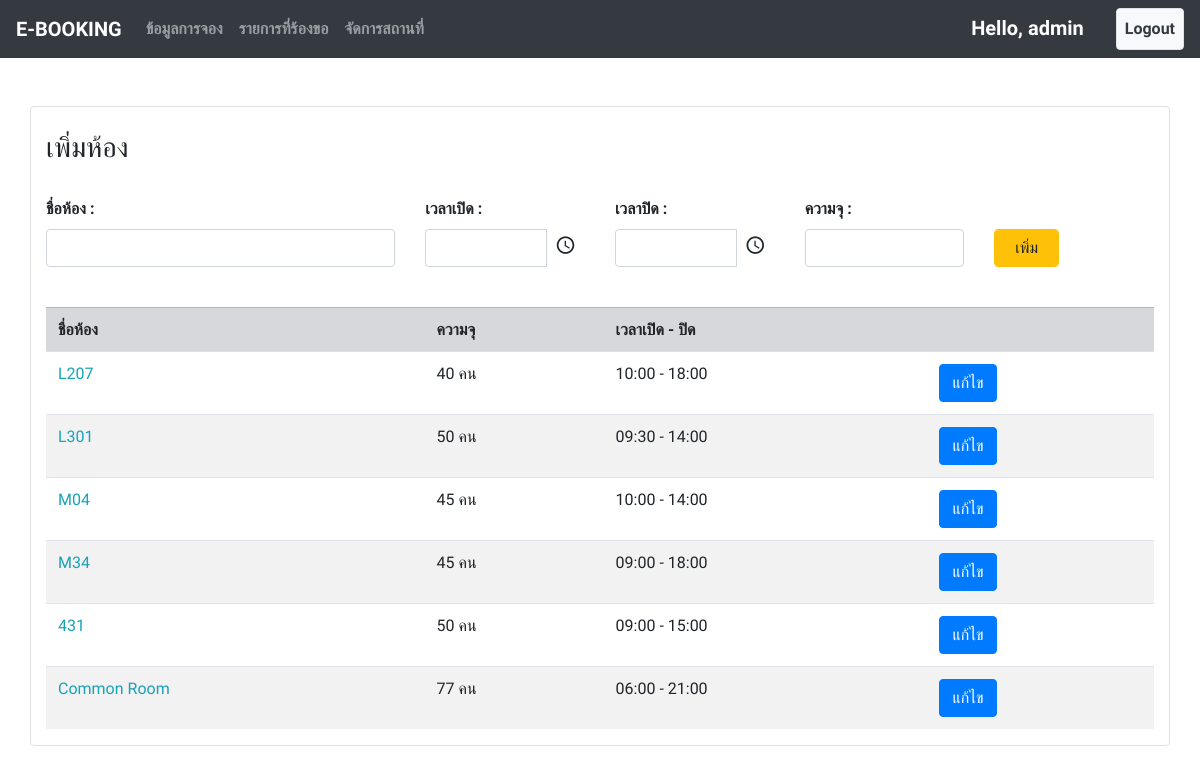
The app's page /room_list/ (signed in), older data.
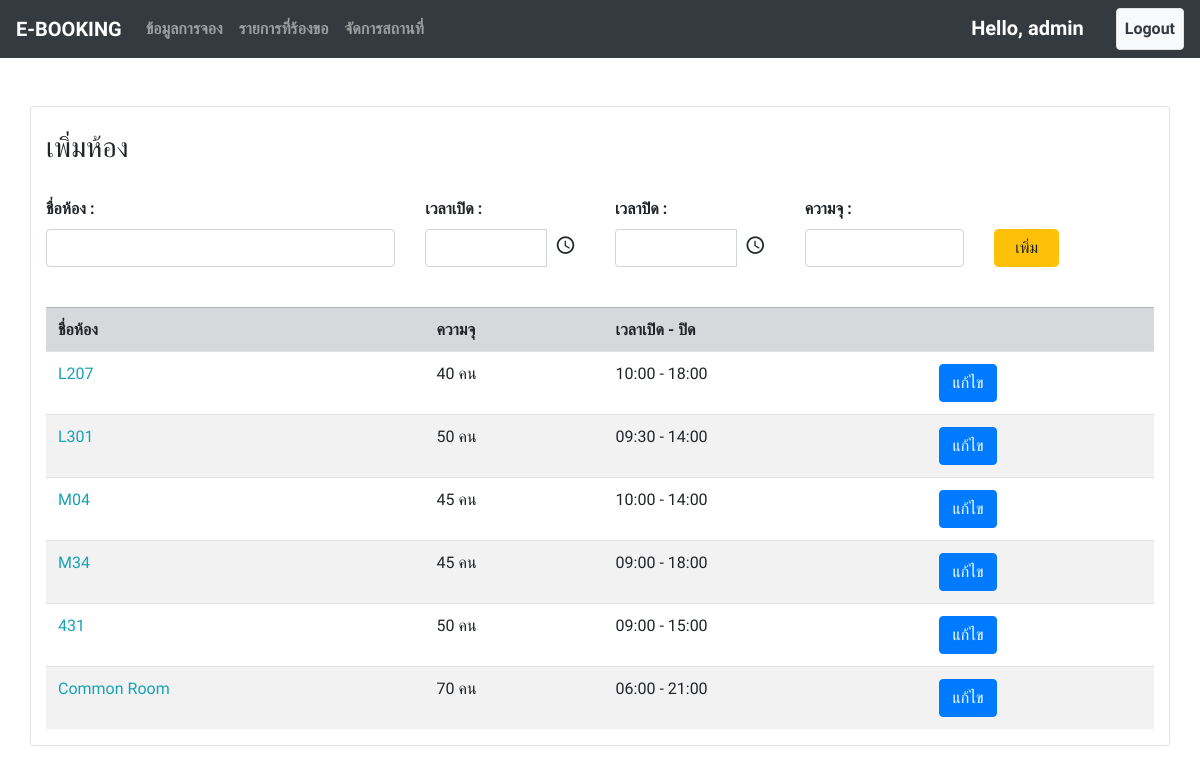
The same page, newer data.
### booking/models.py (models this page shows, shortened)
class Room(models.Model):
    name = models.CharField(max_length=100)
    open_time = models.TimeField()
    close_time = models.TimeField()
    capacity = models.IntegerField(default=0)

### booking/views.py (the view, shortened to what this page needs)
# urls.py: path('room_list/', views.room_list, name="room_list"), #admin แสดงห้อง เพิ่มห้อง
@login_required
@permission_required('booking.add_room')
def room_list(request):
    context = {
        "user" : request.user,
        "room" : Room.objects.all()
    }
    return render(request, 'admin_page/room_list.html', context=context)

### booking/templates/admin_page/room_list.html (shortened to what this page needs)
{% extends 'base.html' %}
{% block content %}
    <br><br>
    <div class="container border rounded bg-white">
        <br>
        <form action="{% url 'room_list' %}" method="POST">
            <h3>เพิ่มห้อง</h3>
            <br>
            <div class="row">
                <div class="col-4">
                    <label for=""><b>ชื่อห้อง : </b></label>
                    <input type="text" name="name" class="form-control" required>
                </div>
                <div class="col-2">
                    <label for=""><b>เวลาเปิด : </b></label>
                    <input id="timepicker1" name="open_time" class="form-control" required>
                </div>
                <div class="col-2">
                    <label for=""><b>เวลาปิด : </b></label>
                    <input id="timepicker2" name="close_time" class="form-control" required>
                </div>
                <div class="col-2">
                    <label for=""><b>ความจุ : </b></label><input type="number" name="capacity" class="form-control" required>
                </div>
                <div class="col-1">
                    <br>
                    <button type="submit" class="form-control btn btn-warning">เพิ่ม</button>
                </div>
            </div>
        </form>
        <br>
        <table class="table table-striped">
            <tr class="table-Secondary">
                <th>ชื่อห้อง</th>
                <th>ความจุ</th>
                <th>เวลาเปิด - ปิด</th>
                <th></th>
            </tr>
            {% for i in room %}
            <tr>
                <td class="text-info">{{ i.name }}</td>
                <td>{{ i.capacity }} คน</td>
                <td>{{ i.open_time|date:'H:i' }} - {{ i.close_time|date:'H:i' }}</td>
                <td><a href="{% url 'room_edit' id=i.id %}"><button type="button" class="btn btn-primary">แก้ไข</button></a></td>
            </tr>
            {% endfor %}
        </table>
    </div>
{% endblock content %}

Row changes from the older to the newer data that the page shows:
changed Room "Common Room": capacity "77" → "70"
